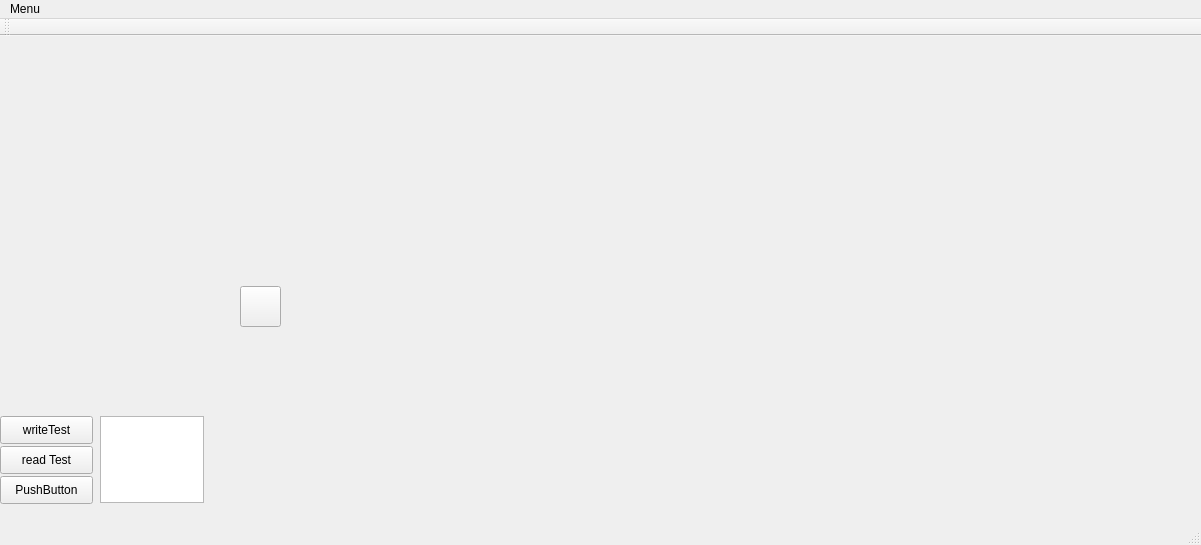
<?xml version="1.0" encoding="UTF-8"?>
<ui version="4.0">
 <class>MainWindow</class>
 <widget class="QMainWindow" name="MainWindow">
  <property name="windowModality">
   <enum>Qt::NonModal</enum>
  </property>
  <property name="enabled">
   <bool>true</bool>
  </property>
  <property name="geometry">
   <rect>
    <x>0</x>
    <y>0</y>
    <width>1201</width>
    <height>545</height>
   </rect>
  </property>
  <property name="windowTitle">
   <string>SkiSky</string>
  </property>
  <widget class="QWidget" name="centralWidget">
   <widget class="QPushButton" name="button">
    <property name="geometry">
     <rect>
      <x>550</x>
      <y>300</y>
      <width>41</width>
      <height>41</height>
     </rect>
    </property>
    <property name="styleSheet">
     <string notr="true">#button
{
background-color: transparent; 
border-image: url(:/zasoby/images/s5.png); 
background: none; 
border: none; 
background-repeat: none;
}
</string>
    </property>
    <property name="text">
     <string/>
    </property>
    <property name="iconSize">
     <size>
      <width>40</width>
      <height>42</height>
     </size>
    </property>
   </widget>
   <widget class="QLabel" name="label_bg_pure">
    <property name="geometry">
     <rect>
      <x>0</x>
      <y>0</y>
      <width>1200</width>
      <height>480</height>
     </rect>
    </property>
    <property name="text">
     <string/>
    </property>
   </widget>
   <widget class="QPushButton" name="pushButton">
    <property name="geometry">
     <rect>
      <x>0</x>
      <y>380</y>
      <width>93</width>
      <height>28</height>
     </rect>
    </property>
    <property name="text">
     <string>writeTest</string>
    </property>
   </widget>
   <widget class="QPlainTextEdit" name="plainTextEdit">
    <property name="geometry">
     <rect>
      <x>100</x>
      <y>380</y>
      <width>104</width>
      <height>87</height>
     </rect>
    </property>
   </widget>
   <widget class="QPushButton" name="pushButton_2">
    <property name="geometry">
     <rect>
      <x>0</x>
      <y>410</y>
      <width>93</width>
      <height>28</height>
     </rect>
    </property>
    <property name="text">
     <string>read Test</string>
    </property>
   </widget>
   <widget class="QLabel" name="ted">
    <property name="geometry">
     <rect>
      <x>660</x>
      <y>90</y>
      <width>361</width>
      <height>321</height>
     </rect>
    </property>
    <property name="text">
     <string/>
    </property>
   </widget>
   <widget class="QPushButton" name="pushButton_3">
    <property name="geometry">
     <rect>
      <x>0</x>
      <y>440</y>
      <width>93</width>
      <height>28</height>
     </rect>
    </property>
    <property name="text">
     <string>PushButton</string>
    </property>
   </widget>
   <widget class="QPushButton" name="button_2">
    <property name="geometry">
     <rect>
      <x>240</x>
      <y>250</y>
      <width>41</width>
      <height>41</height>
     </rect>
    </property>
    <property name="styleSheet">
     <string notr="true">#button
{
background-color: transparent; 
border-image: url(:/zasoby/images/s5.png); 
background: none; 
border: none; 
background-repeat: none;
}
</string>
    </property>
    <property name="text">
     <string/>
    </property>
    <property name="iconSize">
     <size>
      <width>40</width>
      <height>42</height>
     </size>
    </property>
   </widget>
   <zorder>label_bg_pure</zorder>
   <zorder>button</zorder>
   <zorder>pushButton</zorder>
   <zorder>plainTextEdit</zorder>
   <zorder>pushButton_2</zorder>
   <zorder>ted</zorder>
   <zorder>pushButton_3</zorder>
   <zorder>button_2</zorder>
  </widget>
  <widget class="QMenuBar" name="menuBar">
   <property name="geometry">
    <rect>
     <x>0</x>
     <y>0</y>
     <width>1201</width>
     <height>26</height>
    </rect>
   </property>
   <widget class="QMenu" name="menuMenu">
    <property name="title">
     <string>Menu</string>
    </property>
    <addaction name="actionWyb_r_Szczytu"/>
    <addaction name="actionAktualizacja_Danych"/>
    <addaction name="actionZmiana_widoku_mapy"/>
   </widget>
   <addaction name="menuMenu"/>
  </widget>
  <widget class="QToolBar" name="mainToolBar">
   <attribute name="toolBarArea">
    <enum>TopToolBarArea</enum>
   </attribute>
   <attribute name="toolBarBreak">
    <bool>false</bool>
   </attribute>
  </widget>
  <widget class="QStatusBar" name="statusBar"/>
  <action name="actionWyb_r_Szczytu">
   <property name="text">
    <string>Wybór Szczytu</string>
   </property>
  </action>
  <action name="actionAktualizacja_Danych">
   <property name="text">
    <string>Aktualizacja Danych</string>
   </property>
  </action>
  <action name="actionZmiana_widoku_mapy">
   <property name="text">
    <string>Zmiana widoku mapy</string>
   </property>
  </action>
 </widget>
 <layoutdefault spacing="6" margin="11"/>
 <resources/>
 <connections/>
</ui>
